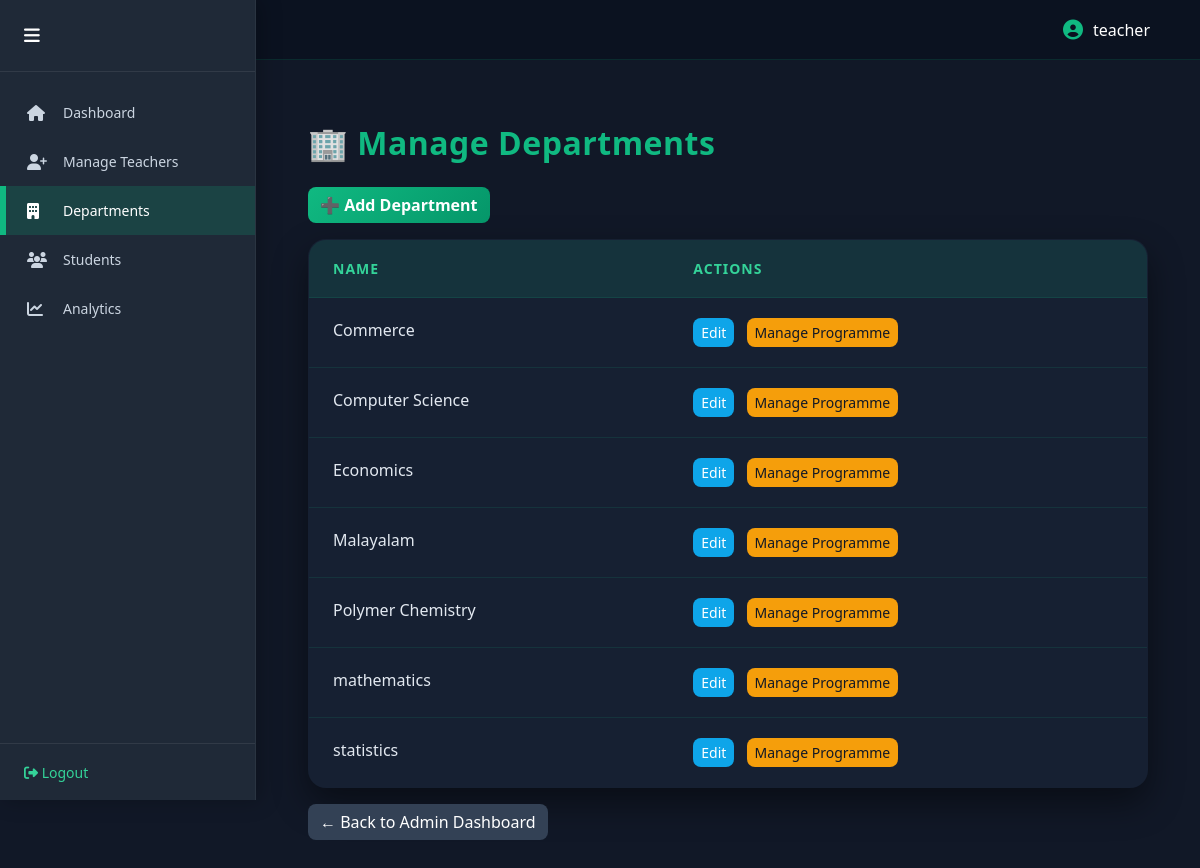
The page /control/departments/ (signed in) on the database its author committed.
### results/models.py (models this page shows, shortened)
class Department(models.Model):
    name = models.CharField(max_length=100, unique=True)

### results/views.py (the view)
# urls.py: path("control/departments/", views.manage_departments, name="manage_departments"),
@login_required(login_url="teacher_login")
@user_passes_test(lambda u: u.is_superuser)
def manage_departments(request):
    departments = Department.objects.all().order_by("name")
    return render(request, "manage_departments.html", {
        "departments": departments
    })

### results/context_processors.py (called while the page is built)
def role_flags(request):
    return {
        "is_hod_user": request.user.groups.filter(name="HOD").exists()
    }

### templates/manage_departments.html
{% extends "base.html" %}
{% load static %}
{% block extra_css %}
<link rel="stylesheet" href="{% static 'css/manage_departments.css' %}">
{% endblock %}
{% block content %}
<div class="container mt-4">
  <h2>🏢 Manage Departments</h2>
  <a href="{% url 'add_department' %}" class="btn btn-success mb-3">
    ➕ Add Department
  </a>
  <table class="table table-bordered">
    <thead>
      <tr>
        <th>Name</th>
        <th>Actions</th>
      </tr>
    </thead>
    <tbody>
      {% for dept in departments %}
      <tr>
        <td>{{ dept.name }}</td>
        <td>
          <a href="{% url 'edit_department' dept.id %}" class="btn btn-sm btn-primary">
            Edit
          </a>
          <a href="{% url 'manage_department_courses' dept.id %}"
             class="btn btn-sm btn-warning ms-2">
            Manage Programme
          </a>
        </td>
      </tr>
      {% empty %}
      <tr>
        <td colspan="2" class="text-center">No departments found</td>
      </tr>
      {% endfor %}
    </tbody>
  </table>
  <a href="{% url 'admin_dashboard' %}" class="btn btn-secondary">
    ← Back to Admin Dashboard
  </a>
</div>
{% endblock %}

### templates/base.html (shortened to what this page needs)
{% load static %}
<!DOCTYPE html>
<html lang="en">
<head>
    <link href="https://cdn.jsdelivr.net/npm/bootstrap@5.3.2/dist/css/bootstrap.min.css" rel="stylesheet">
    <link href="https://cdnjs.cloudflare.com/ajax/libs/font-awesome/6.4.2/css/all.min.css" rel="stylesheet">
    <link href="{% static 'css/style.css' %}" rel="stylesheet">
    <link href="{% static 'css/panel.css' %}" rel="stylesheet">
    {% block extra_css %}{% endblock %}
</head>
<body class="
{% if user.is_superuser %}admin-mode
{% elif user.is_staff %}teacher-mode
{% endif %}
">
<div class="dashboard-container">
{% if user.is_authenticated and user.is_staff %}
<aside class="sidebar {% if user.is_superuser %}admin-sidebar{% endif %}" id="sidebar">
    <div class="sidebar-header">
        <button class="sidebar-toggle" id="sidebarToggle">
            <i class="fa-solid fa-bars"></i>
        </button>
    </div>
<nav class="sidebar-nav">
    {% if user.is_superuser %}
        <a href="{% url 'admin_dashboard' %}"
           class="nav-item {% if request.resolver_match.url_name == 'admin_dashboard' %}active{% endif %}">
            <i class="fa-solid fa-house"></i>
            <span>Dashboard</span>
        </a>
        <a href="{% url 'add_teacher' %}"
           class="nav-item {% if request.resolver_match.url_name == 'add_teacher' %}active{% endif %}">
            <i class="fa-solid fa-user-plus"></i>
            <span>Manage Teachers</span>
        </a>
        <a href="{% url 'manage_departments' %}"
           class="nav-item {% if request.resolver_match.url_name == 'manage_departments' %}active{% endif %}">
            <i class="fa-solid fa-building"></i>
            <span>Departments</span>
        </a>
        <a href="{% url 'student_search' %}"
           class="nav-item {% if request.resolver_match.url_name == 'student_search' %}active{% endif %}">
            <i class="fa-solid fa-users"></i>
            <span>Students</span>
        </a>
        <a href="{% url 'admin_department_analysis' %}"
           class="nav-item {% if request.resolver_match.url_name == 'admin_department_analysis' %}active{% endif %}">
            <i class="fa-solid fa-chart-line"></i>
            <span>Analytics</span>
        </a>
    {% endif %}
</nav>
    <div class="sidebar-footer">
        <form method="POST" action="{% url 'logout' %}">
            <button type="submit" class="logout-btn">
                <i class="fa-solid fa-right-from-bracket"></i> Logout
            </button>
        </form>
    </div>
</aside>
{% endif %}
<div class="main-content">
    <nav class="topbar">
        <div class="topbar-right">
            {% if user.is_authenticated %}
            <div class="user-info">
                <i class="fa-solid fa-user-circle"></i>
                <span>{{ user.username }}</span>
            </div>
            {% endif %}
        </div>
    </nav>
    <div class="content-area">
        {% block content %}{% endblock %}
    </div>
</div>
</div>
</body>
</html>

### static/css/style.css (style rules this page uses)
.user-info { color: #ffffff; font-weight: 500; margin-right: 20px; display: flex; align-items: center; }
.user-info i { font-size: 20px; color: #00d9ff; }
.logout-btn { color: #ff6b6b !important; }

### static/css/panel.css (style rules this page uses)
:root { --primary: #0f1c3f; --primary-dark: #0a142e; --primary-light: #1b2a5a; --accent: #3da9fc; --bg-light: #f4f6fb; --text-dark: #1e293b; --text-light: #94a3b8; --border: #e2e8f0; --transition: all 0.3s ease; }
* { margin: 0; padding: 0; box-sizing: border-box; }
body { font-family: 'Segoe UI', sans-serif; background: #111827; }
.dashboard-container { display: flex; min-height: 100vh; }
.sidebar { position: fixed; left: 0; top: 0; height: 100vh; width: 260px; background: var(--primary-dark); color: white; display: flex; flex-direction: column; z-index: 1000; transition: var(--transition); box-shadow: 4px 0 20px rgba(0, 0, 0, 0.25); overflow-y: auto; }
.sidebar-header { padding: 22px 24px; border-bottom: 1px solid rgba(255, 255, 255, 0.08); display: flex; align-items: center; justify-content: space-between; font-weight: 600; }
.sidebar-toggle { background: none; border: none; color: white; font-size: 18px; cursor: pointer; transition: var(--transition); }
.sidebar-nav { flex: 1; padding: 16px 0; }
.nav-item { display: flex; align-items: center; gap: 14px; padding: 14px 24px; color: rgba(255, 255, 255, 0.75); text-decoration: none; transition: var(--transition); font-size: 14px; border-left: 3px solid transparent; }
.nav-item i { font-size: 16px; width: 22px; }
.nav-item.active { background: rgba(61, 169, 252, 0.2); color: var(--accent); border-left-color: var(--accent); }
.sidebar-footer { padding: 16px 24px; border-top: 1px solid rgba(255, 255, 255, 0.08); }
.logout-btn { background: none; border: none; color: #ff6b6b; font-size: 14px; cursor: pointer; transition: var(--transition); }
.main-content { flex: 1; margin-left: 260px; transition: var(--transition); display: flex; flex-direction: column; }
.topbar { height: 60px; background: var(--primary); display: flex; align-items: center; justify-content: flex-end; padding: 0 30px; color: white; border-bottom: 1px solid rgba(255, 255, 255, 0.05); }
.user-info { display: flex; align-items: center; gap: 10px; font-weight: 500; }
.user-info i { color: var(--accent); }
.content-area { padding: 40px; flex: 1; }
.sidebar { position: fixed; left: 0; top: 0; width: 256px; height: 100vh; background: var(--primary-dark); transition: width 0.3s ease; overflow: hidden; }
.main-content { margin-left: 256px; transition: margin-left 0.3s ease; }
.sidebar .nav-item span { transition: opacity 0.2s ease; }

### rows shown on the page
Department: name "Commerce"
Department: name "Computer Science"
Department: name "Economics"
Department: name "Malayalam"
Department: name "Polymer Chemistry"
Department: name "mathematics"
Department: name "statistics"

### other values the page prints
{{ user.username }} "teacher"
